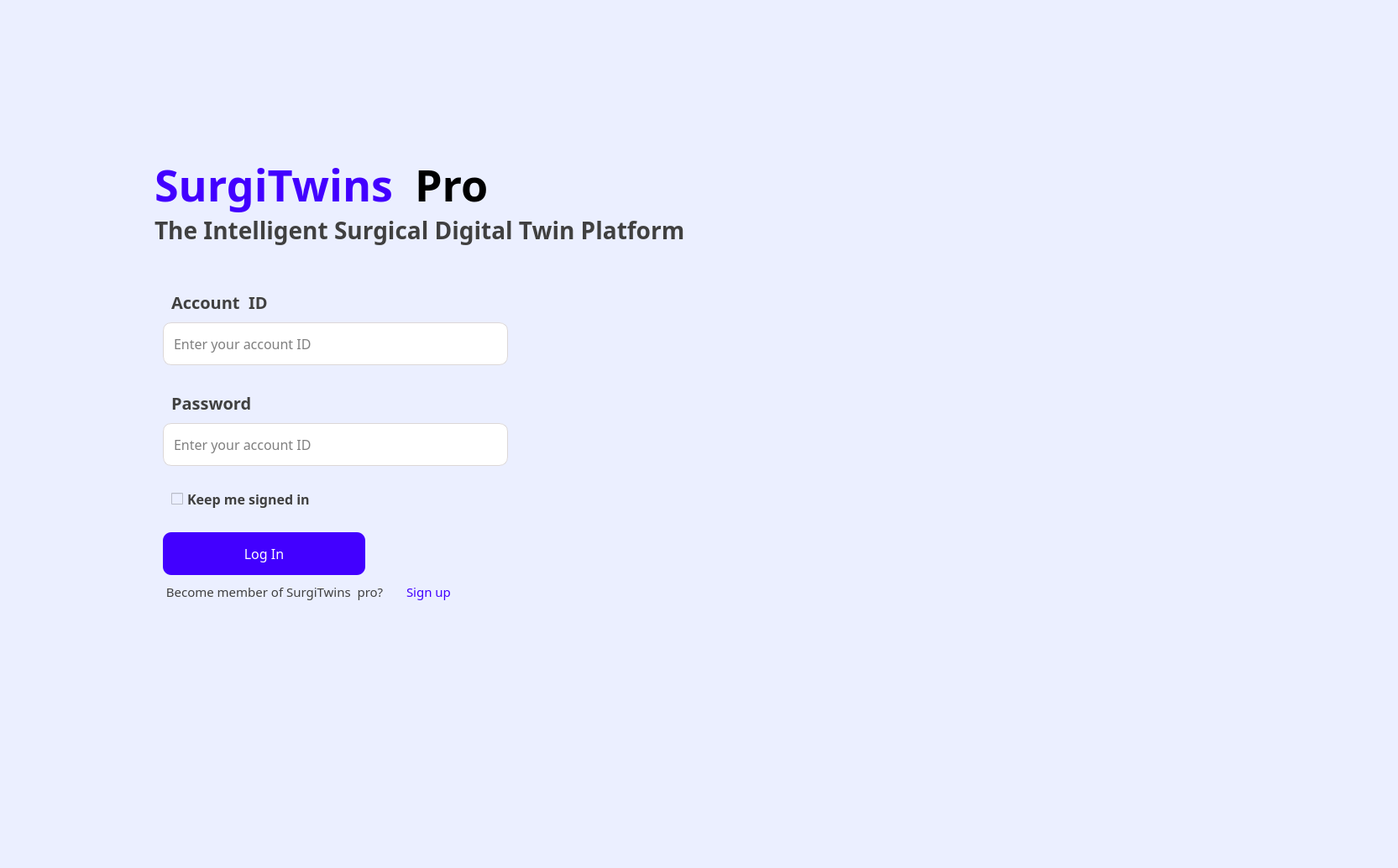
<?xml version="1.0" encoding="UTF-8"?>
<ui version="4.0">
 <class>Form</class>
 <widget class="QWidget" name="Form">
  <property name="geometry">
   <rect>
    <x>0</x>
    <y>0</y>
    <width>1665</width>
    <height>1034</height>
   </rect>
  </property>
  <property name="font">
   <font>
    <family>微软雅黑</family>
    <pointsize>14</pointsize>
   </font>
  </property>
  <property name="windowTitle">
   <string>Form</string>
  </property>
  <property name="styleSheet">
   <string notr="true">background-color: #EBEFFF;</string>
  </property>
  <widget class="QLabel" name="label">
   <property name="geometry">
    <rect>
     <x>184</x>
     <y>174</y>
     <width>301</width>
     <height>91</height>
    </rect>
   </property>
   <property name="font">
    <font>
     <family>微软雅黑</family>
     <pointsize>39</pointsize>
     <weight>75</weight>
     <bold>true</bold>
    </font>
   </property>
   <property name="styleSheet">
    <string notr="true">color: rgb(66, 0, 255);
font-weight: 600;</string>
   </property>
   <property name="text">
    <string>SurgiTwins</string>
   </property>
  </widget>
  <widget class="QLabel" name="label_2">
   <property name="geometry">
    <rect>
     <x>494</x>
     <y>174</y>
     <width>91</width>
     <height>91</height>
    </rect>
   </property>
   <property name="font">
    <font>
     <family>微软雅黑</family>
     <pointsize>39</pointsize>
     <weight>75</weight>
     <bold>true</bold>
    </font>
   </property>
   <property name="styleSheet">
    <string notr="true">font-weight: 600;</string>
   </property>
   <property name="text">
    <string>Pro</string>
   </property>
  </widget>
  <widget class="QLabel" name="label_3">
   <property name="geometry">
    <rect>
     <x>184</x>
     <y>254</y>
     <width>641</width>
     <height>41</height>
    </rect>
   </property>
   <property name="font">
    <font>
     <family>微软雅黑</family>
     <pointsize>21</pointsize>
     <weight>75</weight>
     <bold>true</bold>
    </font>
   </property>
   <property name="styleSheet">
    <string notr="true">color: #404040;
font-weight: 600;</string>
   </property>
   <property name="text">
    <string>The Intelligent Surgical Digital Twin Platform</string>
   </property>
  </widget>
  <widget class="QLabel" name="label_4">
   <property name="geometry">
    <rect>
     <x>204</x>
     <y>344</y>
     <width>141</width>
     <height>31</height>
    </rect>
   </property>
   <property name="font">
    <font>
     <family>微软雅黑</family>
     <pointsize>15</pointsize>
     <weight>62</weight>
     <bold>true</bold>
    </font>
   </property>
   <property name="styleSheet">
    <string notr="true">color: #404040;
font-weight:500;</string>
   </property>
   <property name="text">
    <string>Account  ID</string>
   </property>
  </widget>
  <widget class="QLabel" name="label_5">
   <property name="geometry">
    <rect>
     <x>204</x>
     <y>464</y>
     <width>121</width>
     <height>31</height>
    </rect>
   </property>
   <property name="font">
    <font>
     <family>微软雅黑</family>
     <pointsize>15</pointsize>
     <weight>62</weight>
     <bold>true</bold>
    </font>
   </property>
   <property name="styleSheet">
    <string notr="true">color: #404040;
font-weight:500;</string>
   </property>
   <property name="text">
    <string>Password</string>
   </property>
  </widget>
  <widget class="QLineEdit" name="lineEdit">
   <property name="geometry">
    <rect>
     <x>194</x>
     <y>384</y>
     <width>411</width>
     <height>51</height>
    </rect>
   </property>
   <property name="font">
    <font>
     <family>微软雅黑</family>
     <pointsize>12</pointsize>
    </font>
   </property>
   <property name="styleSheet">
    <string notr="true">border: 1px solid #DCD7D7;
border-radius: 10px;
padding: 10px;
background-color: #ffffff;</string>
   </property>
   <property name="placeholderText">
    <string>Enter your account ID</string>
   </property>
  </widget>
  <widget class="QLineEdit" name="lineEdit_2">
   <property name="geometry">
    <rect>
     <x>194</x>
     <y>504</y>
     <width>411</width>
     <height>51</height>
    </rect>
   </property>
   <property name="font">
    <font>
     <family>微软雅黑</family>
     <pointsize>12</pointsize>
    </font>
   </property>
   <property name="styleSheet">
    <string notr="true">border: 1px solid #DCD7D7;
border-radius: 10px;
padding: 10px;
background-color: #ffffff;</string>
   </property>
   <property name="placeholderText">
    <string>Enter your account ID</string>
   </property>
  </widget>
  <widget class="QCheckBox" name="checkBox">
   <property name="geometry">
    <rect>
     <x>204</x>
     <y>584</y>
     <width>221</width>
     <height>21</height>
    </rect>
   </property>
   <property name="font">
    <font>
     <family>微软雅黑</family>
     <pointsize>12</pointsize>
     <weight>62</weight>
     <bold>true</bold>
    </font>
   </property>
   <property name="styleSheet">
    <string notr="true">color: #404040;
font-weight: 500;</string>
   </property>
   <property name="text">
    <string>Keep me signed in</string>
   </property>
   <property name="iconSize">
    <size>
     <width>20</width>
     <height>20</height>
    </size>
   </property>
   <property name="checkable">
    <bool>true</bool>
   </property>
   <property name="checked">
    <bool>false</bool>
   </property>
  </widget>
  <widget class="QPushButton" name="pushButton">
   <property name="geometry">
    <rect>
     <x>194</x>
     <y>634</y>
     <width>241</width>
     <height>51</height>
    </rect>
   </property>
   <property name="font">
    <font>
     <family>微软雅黑</family>
     <pointsize>-1</pointsize>
    </font>
   </property>
   <property name="styleSheet">
    <string notr="true">color: #ffffff;
background-color: #4200FF;
border-radius: 10px;
font-size: 16px</string>
   </property>
   <property name="text">
    <string>Log In</string>
   </property>
  </widget>
  <widget class="QLabel" name="label_6">
   <property name="geometry">
    <rect>
     <x>194</x>
     <y>694</y>
     <width>281</width>
     <height>21</height>
    </rect>
   </property>
   <property name="font">
    <font>
     <family>微软雅黑</family>
     <pointsize>11</pointsize>
    </font>
   </property>
   <property name="styleSheet">
    <string notr="true">color: #404040;</string>
   </property>
   <property name="text">
    <string> Become member of SurgiTwins  pro?</string>
   </property>
  </widget>
  <widget class="QLabel" name="label_7">
   <property name="geometry">
    <rect>
     <x>484</x>
     <y>694</y>
     <width>61</width>
     <height>21</height>
    </rect>
   </property>
   <property name="font">
    <font>
     <family>微软雅黑</family>
     <pointsize>11</pointsize>
    </font>
   </property>
   <property name="styleSheet">
    <string notr="true">color: #4200FF;</string>
   </property>
   <property name="text">
    <string>Sign up</string>
   </property>
  </widget>
  <widget class="QLabel" name="label_8">
   <property name="geometry">
    <rect>
     <x>850</x>
     <y>60</y>
     <width>771</width>
     <height>741</height>
    </rect>
   </property>
   <property name="text">
    <string/>
   </property>
   <property name="pixmap">
    <pixmap>../img/login_doctor.png</pixmap>
   </property>
  </widget>
 </widget>
 <resources/>
 <connections/>
</ui>
